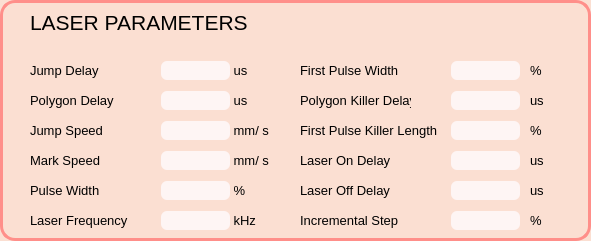
      <widget class="QWidget" name="widget_4" native="true">
       <property name="geometry">
        <rect>
         <x>10</x>
         <y>490</y>
         <width>591</width>
         <height>241</height>
        </rect>
       </property>
       <property name="styleSheet">
        <string notr="true">border: 3px solid #ff8f8a;
border-radius: 15px;
background-color:#fbdfd2;</string>
       </property>
       <widget class="QLabel" name="label_35">
        <property name="geometry">
         <rect>
          <x>30</x>
          <y>60</y>
          <width>111</width>
          <height>21</height>
         </rect>
        </property>
        <property name="font">
         <font>
          <pointsize>10</pointsize>
         </font>
        </property>
        <property name="styleSheet">
         <string notr="true">border:none;</string>
        </property>
        <property name="text">
         <string>Jump Delay</string>
        </property>
       </widget>
       <widget class="QLabel" name="label_36">
        <property name="geometry">
         <rect>
          <x>30</x>
          <y>90</y>
          <width>111</width>
          <height>21</height>
         </rect>
        </property>
        <property name="font">
         <font>
          <pointsize>10</pointsize>
         </font>
        </property>
        <property name="styleSheet">
         <string notr="true">border:none;</string>
        </property>
        <property name="text">
         <string>Polygon Delay</string>
        </property>
       </widget>
       <widget class="QLabel" name="label_37">
        <property name="geometry">
         <rect>
          <x>30</x>
          <y>120</y>
          <width>111</width>
          <height>21</height>
         </rect>
        </property>
        <property name="font">
         <font>
          <pointsize>10</pointsize>
         </font>
        </property>
        <property name="styleSheet">
         <string notr="true">border:none;</string>
        </property>
        <property name="text">
         <string>Jump Speed</string>
        </property>
       </widget>
       <widget class="QLabel" name="label_38">
        <property name="geometry">
         <rect>
          <x>30</x>
          <y>150</y>
          <width>111</width>
          <height>21</height>
         </rect>
        </property>
        <property name="font">
         <font>
          <pointsize>10</pointsize>
         </font>
        </property>
        <property name="styleSheet">
         <string notr="true">border:none;</string>
        </property>
        <property name="text">
         <string>Mark Speed</string>
        </property>
       </widget>
       <widget class="QLabel" name="label_39">
        <property name="geometry">
         <rect>
          <x>30</x>
          <y>180</y>
          <width>111</width>
          <height>21</height>
         </rect>
        </property>
        <property name="font">
         <font>
          <pointsize>10</pointsize>
         </font>
        </property>
        <property name="styleSheet">
         <string notr="true">border:none;</string>
        </property>
        <property name="text">
         <string>Pulse Width</string>
        </property>
       </widget>
       <widget class="QLabel" name="label_40">
        <property name="geometry">
         <rect>
          <x>30</x>
          <y>210</y>
          <width>111</width>
          <height>21</height>
         </rect>
        </property>
        <property name="font">
         <font>
          <pointsize>10</pointsize>
         </font>
        </property>
        <property name="styleSheet">
         <string notr="true">border:none;</string>
        </property>
        <property name="text">
         <string>Laser Frequency</string>
        </property>
       </widget>
       <widget class="QLineEdit" name="jDelay">
        <property name="geometry">
         <rect>
          <x>160</x>
          <y>60</y>
          <width>71</width>
          <height>21</height>
         </rect>
        </property>
        <property name="font">
         <font>
          <pointsize>12</pointsize>
         </font>
        </property>
        <property name="styleSheet">
         <string notr="true">QLineEdit
{
border-radius:7px;
border:2px solid rgba(0,0,0,0);
background-color: #fef5f4;
}

QLineEdit::focus
{
border:3px solid #ff8f8a;
}</string>
        </property>
        <property name="alignment">
         <set>Qt::AlignCenter</set>
        </property>
       </widget>
       <widget class="QLineEdit" name="pDelay">
        <property name="geometry">
         <rect>
          <x>160</x>
          <y>90</y>
          <width>71</width>
          <height>21</height>
         </rect>
        </property>
        <property name="font">
         <font>
          <pointsize>12</pointsize>
         </font>
        </property>
        <property name="styleSheet">
         <string notr="true">QLineEdit
{
border-radius:7px;
border:2px solid rgba(0,0,0,0);
background-color: #fef5f4;
}

QLineEdit::focus
{
border:3px solid #ff8f8a;
}</string>
        </property>
        <property name="alignment">
         <set>Qt::AlignCenter</set>
        </property>
       </widget>
       <widget class="QLineEdit" name="jSpeed">
        <property name="geometry">
         <rect>
          <x>160</x>
          <y>120</y>
          <width>71</width>
          <height>21</height>
         </rect>
        </property>
        <property name="font">
         <font>
          <pointsize>12</pointsize>
         </font>
        </property>
        <property name="styleSheet">
         <string notr="true">QLineEdit
{
border-radius:7px;
border:2px solid rgba(0,0,0,0);
background-color: #fef5f4;
}

QLineEdit::focus
{
border:3px solid #ff8f8a;
}</string>
        </property>
        <property name="alignment">
         <set>Qt::AlignCenter</set>
        </property>
       </widget>
       <widget class="QLineEdit" name="mSpeed">
        <property name="geometry">
         <rect>
          <x>160</x>
          <y>150</y>
          <width>71</width>
          <height>21</height>
         </rect>
        </property>
        <property name="font">
         <font>
          <pointsize>12</pointsize>
         </font>
        </property>
        <property name="styleSheet">
         <string notr="true">QLineEdit
{
border-radius:7px;
border:2px solid rgba(0,0,0,0);
background-color: #fef5f4;
}

QLineEdit::focus
{
border:3px solid #ff8f8a;
}</string>
        </property>
        <property name="alignment">
         <set>Qt::AlignCenter</set>
        </property>
       </widget>
       <widget class="QLineEdit" name="pWidth">
        <property name="geometry">
         <rect>
          <x>160</x>
          <y>180</y>
          <width>71</width>
          <height>21</height>
         </rect>
        </property>
        <property name="font">
         <font>
          <pointsize>12</pointsize>
         </font>
        </property>
        <property name="styleSheet">
         <string notr="true">QLineEdit
{
border-radius:7px;
border:2px solid rgba(0,0,0,0);
background-color: #fef5f4;
}

QLineEdit::focus
{
border:3px solid #ff8f8a;
}</string>
        </property>
        <property name="alignment">
         <set>Qt::AlignCenter</set>
        </property>
       </widget>
       <widget class="QLineEdit" name="lFreq">
        <property name="geometry">
         <rect>
          <x>160</x>
          <y>210</y>
          <width>71</width>
          <height>21</height>
         </rect>
        </property>
        <property name="font">
         <font>
          <pointsize>12</pointsize>
         </font>
        </property>
        <property name="styleSheet">
         <string notr="true">QLineEdit
{
border-radius:7px;
border:2px solid rgba(0,0,0,0);
background-color: #fef5f4;
}

QLineEdit::focus
{
border:3px solid #ff8f8a;
}</string>
        </property>
        <property name="alignment">
         <set>Qt::AlignCenter</set>
        </property>
       </widget>
       <widget class="QLabel" name="label_47">
        <property name="geometry">
         <rect>
          <x>300</x>
          <y>180</y>
          <width>111</width>
          <height>21</height>
         </rect>
        </property>
        <property name="font">
         <font>
          <pointsize>10</pointsize>
         </font>
        </property>
        <property name="styleSheet">
         <string notr="true">border:none;</string>
        </property>
        <property name="text">
         <string>Laser Off Delay</string>
        </property>
       </widget>
       <widget class="QLabel" name="label_48">
        <property name="geometry">
         <rect>
          <x>300</x>
          <y>90</y>
          <width>111</width>
          <height>21</height>
         </rect>
        </property>
        <property name="font">
         <font>
          <pointsize>10</pointsize>
         </font>
        </property>
        <property name="styleSheet">
         <string notr="true">border:none;</string>
        </property>
        <property name="text">
         <string>Polygon Killer Delay</string>
        </property>
       </widget>
       <widget class="QLineEdit" name="pkDelay">
        <property name="geometry">
         <rect>
          <x>450</x>
          <y>90</y>
          <width>71</width>
          <height>21</height>
         </rect>
        </property>
        <property name="font">
         <font>
          <pointsize>12</pointsize>
         </font>
        </property>
        <property name="styleSheet">
         <string notr="true">QLineEdit
{
border-radius:7px;
border:2px solid rgba(0,0,0,0);
background-color: #fef5f4;
}

QLineEdit::focus
{
border:3px solid #ff8f8a;
}</string>
        </property>
        <property name="alignment">
         <set>Qt::AlignCenter</set>
        </property>
       </widget>
       <widget class="QLineEdit" name="LOnDelay">
        <property name="geometry">
         <rect>
          <x>450</x>
          <y>150</y>
          <width>71</width>
          <height>21</height>
         </rect>
        </property>
        <property name="font">
         <font>
          <pointsize>12</pointsize>
         </font>
        </property>
        <property name="styleSheet">
         <string notr="true">QLineEdit
{
border-radius:7px;
border:2px solid rgba(0,0,0,0);
background-color: #fef5f4;
}

QLineEdit::focus
{
border:3px solid #ff8f8a;
}</string>
        </property>
        <property name="alignment">
         <set>Qt::AlignCenter</set>
        </property>
       </widget>
       <widget class="QLineEdit" name="fpWidth">
        <property name="geometry">
         <rect>
          <x>450</x>
          <y>60</y>
          <width>71</width>
          <height>21</height>
         </rect>
        </property>
        <property name="font">
         <font>
          <pointsize>12</pointsize>
         </font>
        </property>
        <property name="styleSheet">
         <string notr="true">QLineEdit
{
border-radius:7px;
border:2px solid rgba(0,0,0,0);
background-color: #fef5f4;
}

QLineEdit::focus
{
border:3px solid #ff8f8a;
}</string>
        </property>
        <property name="alignment">
         <set>Qt::AlignCenter</set>
        </property>
       </widget>
       <widget class="QLineEdit" name="LOffDelay">
        <property name="geometry">
         <rect>
          <x>450</x>
          <y>180</y>
          <width>71</width>
          <height>21</height>
         </rect>
        </property>
        <property name="font">
         <font>
          <pointsize>12</pointsize>
         </font>
        </property>
        <property name="styleSheet">
         <string notr="true">QLineEdit
{
border-radius:7px;
border:2px solid rgba(0,0,0,0);
background-color: #fef5f4;
}

QLineEdit::focus
{
border:3px solid #ff8f8a;
}</string>
        </property>
        <property name="alignment">
         <set>Qt::AlignCenter</set>
        </property>
       </widget>
       <widget class="QLineEdit" name="iStep">
        <property name="geometry">
         <rect>
          <x>450</x>
          <y>210</y>
          <width>71</width>
          <height>21</height>
         </rect>
        </property>
        <property name="font">
         <font>
          <pointsize>12</pointsize>
         </font>
        </property>
        <property name="styleSheet">
         <string notr="true">QLineEdit
{
border-radius:7px;
border:2px solid rgba(0,0,0,0);
background-color: #fef5f4;
}

QLineEdit::focus
{
border:3px solid #ff8f8a;
}</string>
        </property>
        <property name="alignment">
         <set>Qt::AlignCenter</set>
        </property>
       </widget>
       <widget class="QLabel" name="label_49">
        <property name="geometry">
         <rect>
          <x>300</x>
          <y>60</y>
          <width>111</width>
          <height>21</height>
         </rect>
        </property>
        <property name="font">
         <font>
          <pointsize>10</pointsize>
         </font>
        </property>
        <property name="styleSheet">
         <string notr="true">border:none;</string>
        </property>
        <property name="text">
         <string>First Pulse Width</string>
        </property>
       </widget>
       <widget class="QLabel" name="label_50">
        <property name="geometry">
         <rect>
          <x>300</x>
          <y>210</y>
          <width>111</width>
          <height>21</height>
         </rect>
        </property>
        <property name="font">
         <font>
          <pointsize>10</pointsize>
         </font>
        </property>
        <property name="styleSheet">
         <string notr="true">border:none;</string>
        </property>
        <property name="text">
         <string>Incremental Step</string>
        </property>
       </widget>
       <widget class="QLabel" name="label_51">
        <property name="geometry">
         <rect>
          <x>300</x>
          <y>150</y>
          <width>111</width>
          <height>21</height>
         </rect>
        </property>
        <property name="font">
         <font>
          <pointsize>10</pointsize>
         </font>
        </property>
        <property name="styleSheet">
         <string notr="true">border:none;</string>
        </property>
        <property name="text">
         <string>Laser On Delay</string>
        </property>
       </widget>
       <widget class="QLineEdit" name="fpkLength">
        <property name="geometry">
         <rect>
          <x>450</x>
          <y>120</y>
          <width>71</width>
          <height>21</height>
         </rect>
        </property>
        <property name="font">
         <font>
          <pointsize>12</pointsize>
         </font>
        </property>
        <property name="styleSheet">
         <string notr="true">QLineEdit
{
border-radius:7px;
border:2px solid rgba(0,0,0,0);
background-color: #fef5f4;
}

QLineEdit::focus
{
border:3px solid #ff8f8a;
}</string>
        </property>
        <property name="alignment">
         <set>Qt::AlignCenter</set>
        </property>
       </widget>
       <widget class="QLabel" name="label_52">
        <property name="geometry">
         <rect>
          <x>300</x>
          <y>120</y>
          <width>141</width>
          <height>21</height>
         </rect>
        </property>
        <property name="font">
         <font>
          <pointsize>10</pointsize>
         </font>
        </property>
        <property name="styleSheet">
         <string notr="true">border:none;</string>
        </property>
        <property name="text">
         <string>First Pulse Killer Length</string>
        </property>
       </widget>
       <widget class="QLabel" name="label_41">
        <property name="geometry">
         <rect>
          <x>230</x>
          <y>60</y>
          <width>31</width>
          <height>21</height>
         </rect>
        </property>
        <property name="font">
         <font>
          <pointsize>10</pointsize>
         </font>
        </property>
        <property name="styleSheet">
         <string notr="true">border-radius:7px;
border:none;
background-color: rgba(232,154,155,0)</string>
        </property>
        <property name="text">
         <string> us</string>
        </property>
       </widget>
       <widget class="QLabel" name="label_42">
        <property name="geometry">
         <rect>
          <x>230</x>
          <y>90</y>
          <width>31</width>
          <height>21</height>
         </rect>
        </property>
        <property name="font">
         <font>
          <pointsize>10</pointsize>
         </font>
        </property>
        <property name="styleSheet">
         <string notr="true">border-radius:7px;
border:none;
background-color: rgba(232,154,155,0)</string>
        </property>
        <property name="text">
         <string> us</string>
        </property>
       </widget>
       <widget class="QLabel" name="label_43">
        <property name="geometry">
         <rect>
          <x>230</x>
          <y>120</y>
          <width>51</width>
          <height>21</height>
         </rect>
        </property>
        <property name="font">
         <font>
          <pointsize>10</pointsize>
         </font>
        </property>
        <property name="styleSheet">
         <string notr="true">border-radius:7px;
border:none;
background-color: rgba(232,154,155,0)</string>
        </property>
        <property name="text">
         <string> mm/ s</string>
        </property>
       </widget>
       <widget class="QLabel" name="label_44">
        <property name="geometry">
         <rect>
          <x>230</x>
          <y>150</y>
          <width>51</width>
          <height>21</height>
         </rect>
        </property>
        <property name="font">
         <font>
          <pointsize>10</pointsize>
         </font>
        </property>
        <property name="styleSheet">
         <string notr="true">border-radius:7px;
border:none;
background-color: rgba(232,154,155,0)</string>
        </property>
        <property name="text">
         <string> mm/ s</string>
        </property>
       </widget>
       <widget class="QLabel" name="label_45">
        <property name="geometry">
         <rect>
          <x>230</x>
          <y>180</y>
          <width>16</width>
          <height>21</height>
         </rect>
        </property>
        <property name="font">
         <font>
          <pointsize>10</pointsize>
         </font>
        </property>
        <property name="styleSheet">
         <string notr="true">border-radius:7px;
border:none;
background-color: rgba(232,154,155,0)</string>
        </property>
        <property name="text">
         <string> %</string>
        </property>
       </widget>
       <widget class="QLabel" name="label_46">
        <property name="geometry">
         <rect>
          <x>230</x>
          <y>210</y>
          <width>31</width>
          <height>21</height>
         </rect>
        </property>
        <property name="font">
         <font>
          <pointsize>10</pointsize>
         </font>
        </property>
        <property name="styleSheet">
         <string notr="true">border-radius:7px;
border:none;
background-color: rgba(232,154,155,0)</string>
        </property>
        <property name="text">
         <string> kHz</string>
        </property>
       </widget>
       <widget class="QLabel" name="label_53">
        <property name="geometry">
         <rect>
          <x>530</x>
          <y>60</y>
          <width>16</width>
          <height>21</height>
         </rect>
        </property>
        <property name="font">
         <font>
          <pointsize>10</pointsize>
         </font>
        </property>
        <property name="styleSheet">
         <string notr="true">border-radius:7px;
border:none;
background-color: rgba(232,154,155,0)</string>
        </property>
        <property name="text">
         <string>%</string>
        </property>
       </widget>
       <widget class="QLabel" name="label_54">
        <property name="geometry">
         <rect>
          <x>530</x>
          <y>90</y>
          <width>16</width>
          <height>21</height>
         </rect>
        </property>
        <property name="font">
         <font>
          <pointsize>10</pointsize>
         </font>
        </property>
        <property name="styleSheet">
         <string notr="true">border-radius:7px;
border:none;
background-color: rgba(232,154,155,0)</string>
        </property>
        <property name="text">
         <string>us</string>
        </property>
       </widget>
       <widget class="QLabel" name="label_55">
        <property name="geometry">
         <rect>
          <x>530</x>
          <y>120</y>
          <width>16</width>
          <height>21</height>
         </rect>
        </property>
        <property name="font">
         <font>
          <pointsize>10</pointsize>
         </font>
        </property>
        <property name="styleSheet">
         <string notr="true">border-radius:7px;
border:none;
background-color: rgba(232,154,155,0)</string>
        </property>
        <property name="text">
         <string>%</string>
        </property>
       </widget>
       <widget class="QLabel" name="label_56">
        <property name="geometry">
         <rect>
          <x>530</x>
          <y>150</y>
          <width>16</width>
          <height>21</height>
         </rect>
        </property>
        <property name="font">
         <font>
          <pointsize>10</pointsize>
         </font>
        </property>
        <property name="styleSheet">
         <string notr="true">border-radius:7px;
border:none;
background-color: rgba(232,154,155,0)</string>
        </property>
        <property name="text">
         <string>us</string>
        </property>
       </widget>
       <widget class="QLabel" name="label_57">
        <property name="geometry">
         <rect>
          <x>530</x>
          <y>180</y>
          <width>16</width>
          <height>21</height>
         </rect>
        </property>
        <property name="font">
         <font>
          <pointsize>10</pointsize>
         </font>
        </property>
        <property name="styleSheet">
         <string notr="true">border-radius:7px;
border:none;
background-color: rgba(232,154,155,0)</string>
        </property>
        <property name="text">
         <string>us</string>
        </property>
       </widget>
       <widget class="QLabel" name="label_58">
        <property name="geometry">
         <rect>
          <x>530</x>
          <y>210</y>
          <width>16</width>
          <height>21</height>
         </rect>
        </property>
        <property name="font">
         <font>
          <pointsize>10</pointsize>
         </font>
        </property>
        <property name="styleSheet">
         <string notr="true">border-radius:7px;
border:none;
background-color: rgba(232,154,155,0)</string>
        </property>
        <property name="text">
         <string>%</string>
        </property>
       </widget>
       <widget class="QLabel" name="label_75">
        <property name="geometry">
         <rect>
          <x>30</x>
          <y>10</y>
          <width>541</width>
          <height>25</height>
         </rect>
        </property>
        <property name="maximumSize">
         <size>
          <width>16777215</width>
          <height>50</height>
         </size>
        </property>
        <property name="font">
         <font>
          <pointsize>16</pointsize>
         </font>
        </property>
        <property name="styleSheet">
         <string notr="true">border:none;</string>
        </property>
        <property name="text">
         <string>LASER PARAMETERS</string>
        </property>
       </widget>
      </widget>
